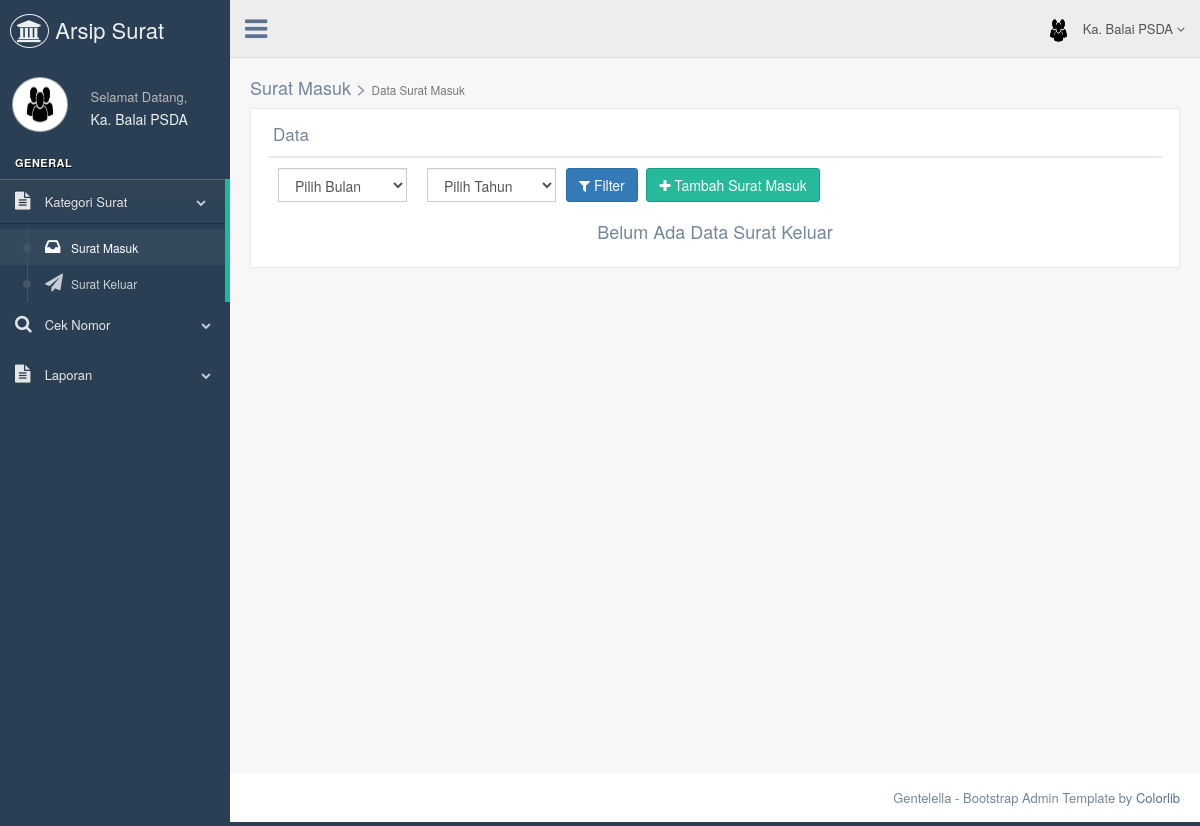
The page /bagian/datasuratmasuk.php (signed in) on the database as committed earlier.
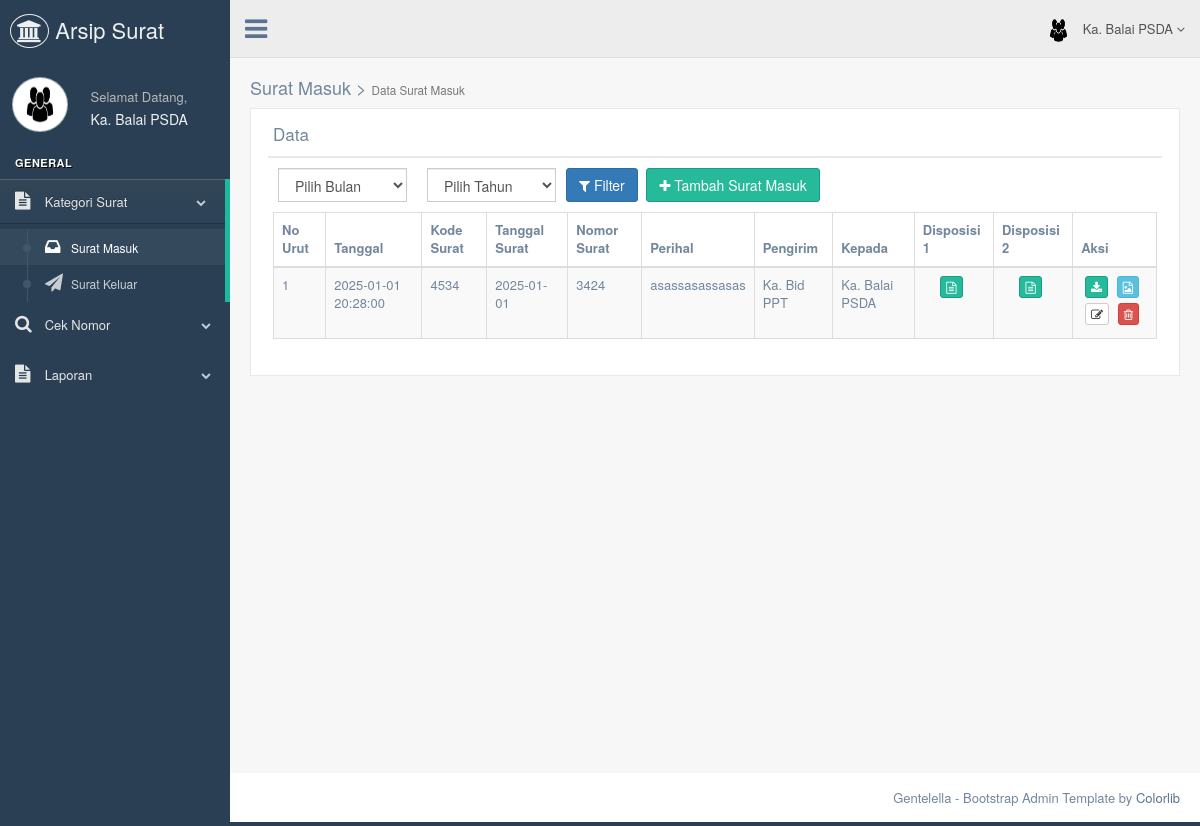
The same page on the database as committed later.
### tables this page shows
CREATE TABLE `tb_surat` (
  `id` int NOT NULL AUTO_INCREMENT,
  `kode_surat` varchar(100) DEFAULT NULL,
  `nomor_surat` varchar(100) DEFAULT NULL,
  `nomor_urut` varchar(100) DEFAULT NULL,
  `tanggal` datetime DEFAULT CURRENT_TIMESTAMP,
  `tanggal_surat` date DEFAULT NULL,
  `penerima` varchar(255) DEFAULT NULL,
  `pengirim` varchar(255) DEFAULT NULL,
  `perihal` text,
  `kategori` enum('Surat Masuk','Surat Keluar') DEFAULT NULL,
  `file_surat` varchar(255) DEFAULT NULL,
  `id_bagian_pengirim` int DEFAULT NULL,
  `id_bagian_penerima` int DEFAULT NULL,
  `created_at` timestamp NULL DEFAULT CURRENT_TIMESTAMP,
  `updated_at` timestamp NULL DEFAULT CURRENT_TIMESTAMP ON UPDATE CURRENT_TIMESTAMP,
  `disposisi_1` text,
  `tanggal_disposisi_1` datetime DEFAULT NULL,
  `disposisi_2` text,
  `tanggal_disposisi_2` datetime DEFAULT NULL,
  `disposisi_3` text,
  `tanggal_disposisi_3` datetime DEFAULT NULL,
  PRIMARY KEY (`id`),
  KEY `id_bagian_pengirim` (`id_bagian_pengirim`),
  KEY `id_bagian_penerima` (`id_bagian_penerima`),
  CONSTRAINT `tb_surat_ibfk_1` FOREIGN KEY (`id_bagian_pengirim`) REFERENCES `tb_bagian` (`id_bagian`) ON DELETE SET NULL,
  CONSTRAINT `tb_surat_ibfk_2` FOREIGN KEY (`id_bagian_penerima`) REFERENCES `tb_bagian` (`id_bagian`) ON DELETE SET NULL
);

### bagian/datasuratmasuk.php (the view, shortened to what the changed rows need)
<!DOCTYPE html>
<html lang="en">
<head>
  <link href="../assets/vendors/bootstrap/dist/css/bootstrap.min.css" rel="stylesheet">
  <link href="../assets/vendors/font-awesome/css/font-awesome.min.css" rel="stylesheet">
  <link href="../assets/vendors/nprogress/nprogress.css" rel="stylesheet">
  <link href="../assets/vendors/iCheck/skins/flat/green.css" rel="stylesheet">
  <link href="../assets/vendors/datatables.net-bs/css/dataTables.bootstrap.min.css" rel="stylesheet">
  <link href="../assets/vendors/datatables.net-buttons-bs/css/buttons.bootstrap.min.css" rel="stylesheet">
  <link href="../assets/vendors/datatables.net-fixedheader-bs/css/fixedHeader.bootstrap.min.css" rel="stylesheet">
  <link href="../assets/vendors/datatables.net-responsive-bs/css/responsive.bootstrap.min.css" rel="stylesheet">
  <link href="../assets/vendors/datatables.net-scroller-bs/css/scroller.bootstrap.min.css" rel="stylesheet">
  <link href="../assets/build/css/custom.min.css" rel="stylesheet">
</head>
<body class="nav-md">
  <div class="container body">
    <div class="main_container">
      <?php
      include("sidebarmenu.php");
      ?>
      <div class="right_col" role="main">
        <div class="">
          <div class="page-title">
            <div class="title_right">
              <h2>Surat Masuk > <small>Data Surat Masuk</small></h2>
            </div>
          </div>
          <div class="row">
            <div class="col-md-12 col-sm-12 col-xs-12">
              <div class="x_panel">
                <div class="x_title">
                  <h2>Data<small>Surat Masuk</small></h2>
                </div>
                <div class="x_content">
                  <?php
                  include '../koneksi/koneksi.php';
                  $nama = isset($_SESSION['nama']) ? $_SESSION['nama'] : '';
                  $sql1 = "SELECT * FROM tb_surat WHERE";
                  $conditions = [];
                  $conditionsMasuk = implode(' AND ', $conditions);
                  if (!empty($conditionsMasuk)) {
                    $conditionsMasuk = "kategori = 'Surat Masuk' AND ($conditionsMasuk OR pengirim = '$nama')";
                  } else {
                    $conditionsMasuk = "kategori = 'Surat Masuk' AND pengirim = '$nama'";
                  }
                  $conditionsKeluar = "kategori = 'Surat Keluar' AND penerima = '$nama'";
                  $sql1 .= " ($conditionsMasuk) OR ($conditionsKeluar)";
                  $sql1 .= " ORDER BY id ASC";
                  $query1 = mysqli_query($db, $sql1);
                  $total = mysqli_num_rows($query1);
                  if ($total == 0) {
                    echo "<center><h2>Belum Ada Data Surat Keluar</h2></center>";
                  } else { ?>
                    <table id="datatable" class="table table-striped table-bordered">
                      <thead>
                        <tr>
                          <th>No Urut</th>
                          <th>Tanggal</th>
                          <th>Kode Surat</th>
                          <th>Tanggal Surat</th>
                          <th>Nomor Surat</th>
                          <th>Perihal</th>
                          <th>Pengirim</th>
                          <th>Kepada</th>
                          <th>Disposisi 1</th>
                          <th>Disposisi 2</th>
                          <th>Aksi</th>
                        </tr>
                      </thead>
                      <tbody>
                        <?php
                        $no = 1;
                        while ($data = mysqli_fetch_array($query1)) { ?>
                          <tr>
                            <td><?= $no++; ?></td>
                            <td><?= $data['tanggal']; ?></td>
                            <td><?= $data['kode_surat']; ?></td>
                            <td><?= $data['tanggal_surat']; ?></td>
                            <td><?= $data['nomor_surat']; ?></td>
                            <td><?= $data['perihal']; ?></td>
                            <td><?= $data['pengirim']; ?></td>
                            <td><?= $data['penerima']; ?></td>
                            <td style="text-align:center;">
                              <a href="../cetak/disposisi.php?id=<?= $data['id'] ?>">
                                <button type="button" title="Unduh File" class="btn btn-success btn-xs">
                                  <i class="fa fa-file-text-o"></i>
                                </button>
                              </a>
                            </td>
                            <td style="text-align:center;">
                              <a href="../cetak/cetak.php?id=<?= $data['id'] ?>">
                                <button type="button" title="Unduh File" class="btn btn-success btn-xs">
                                  <i class="fa fa-file-text-o"></i>
                                </button>
                              </a>
                            </td>
                            <td style="text-align:center;">
                              <a href="../admin/surat_masuk/<?= $data['file_surat'] ?>" download>
                                <button type="button" title="Unduh File" class="btn btn-success btn-xs">
                                  <i class="fa fa-download"></i>
                                </button>
                              </a>
                              <a href="detail-suratmasuk.php?id=<?= $data['id']; ?>">
                                <button type="button" title="Detail" class="btn btn-info btn-xs">
                                  <i class="fa fa-file-image-o"></i>
                                </button>
                              </a>
                              <a href="editsuratmasuk.php?id=<?= $data['id']; ?>">
                                <button type="button" title="Edit" class="btn btn-default btn-xs">
                                  <i class="fa fa-edit"></i>
                                </button>
                              </a>
                              <a onclick="return konfirmasi()" href="proses/proses_hapussuratmasuk.php?id=<?= $data['id']; ?>">
                                <button type="button" title="Hapus" class="btn btn-danger btn-xs">
                                  <i class="fa fa-trash-o"></i>
                                </button>
                              </a>
                            </td>
                          </tr>
                        <?php } ?>
                      </tbody>
                    </table>
                  <?php } ?>
                </div>
              </div>
            </div>
          </div>
        </div>
      </div>
    </div>
  </div>
</body>
</html>

Rows that differ between the two databases and show on the page:
added tb_surat: tanggal "2025-01-01 20:28:00", kode_surat "4534", tanggal_surat "2025-01-01", nomor_surat "3424", perihal "asassasassasas", pengirim "Ka. Bid PPT", penerima "Ka. Balai PSDA"
Other text that changed with them:
text no longer shown: "Belum Ada Data Surat Keluar"
text now shown: "No Urut Tanggal Kode Surat Tanggal Surat Nomor Surat Perihal Pengirim Kepada Disposisi 1 Disposisi 2 Aksi"
